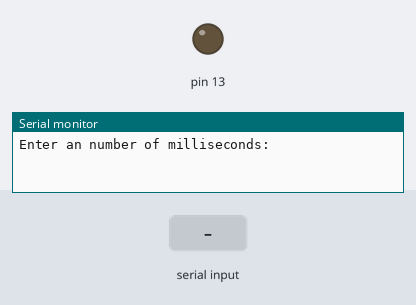
Bench run of a sketch on a simulated Arduino Uno, built with avr-gcc and run on an emulated ATmega328P. On the bench: output pins drawn as LEDs (lit = HIGH), the last lines printed to the serial monitor. Dashed ring = blinking. The test bench sets the inputs (shaded band).

Above: at 1.2 s.
1.3 s: "90,45\n" received over Serial
At 1.57 s:
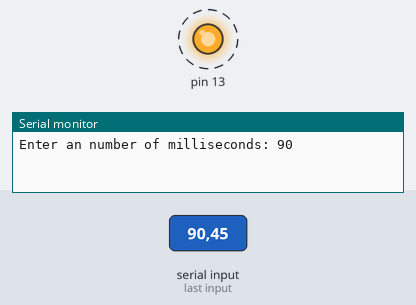
Timing chart, 0 to 10.3 s (numbered marks = the images above; inputs shaded):
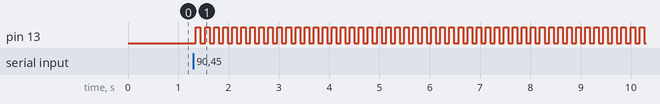

The sketch:

superblink.ino
```cpp
void setup() {
  Serial.begin(9600);
  pinMode(13, OUTPUT);
}

void loop() {
  unsigned int ms_delay = 0;

  Serial.print("Enter an number of milliseconds: ");
  ms_delay = get_line();
  Serial.print(ms_delay);
  for(;;) {
    digitalWrite(13, HIGH);   // set the LED on
    delay(ms_delay);              // wait for a second
    digitalWrite(13, LOW);    // set the LED off
    delay(ms_delay);              // wait for a second
  }
}

int get_line() { //Function to grab the input from the user.
  char number[20];
  int index = 0;

  while(Serial.available() <= 0);
  delay(50);
  while(Serial.available() > 0) {
     number[index] = Serial.read();
     index++;
  }
  number[index] = 0;

  return atoi(number);
}
```

Measured:
- after the input at 1.3 s, pin 13: alternates HIGH for 0.09 s and LOW for 0.09 s, starting after 0.05 s
